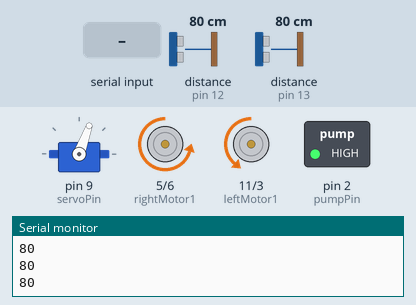
The sketch below on a simulated Arduino Uno, built with avr-gcc and run on an emulated ATmega328P. Parts: servo, motor-driver pin pairs drawn as motors (green arrow = first pin HIGH = forward, orange = second pin HIGH = backward, longer = more drive), switched loads named in the sketch (green lamp = pin HIGH), the last lines printed to the serial monitor. Wiring (inferred from the names in the program): 2 × ultrasonic range finder: trigger pin 12, echo pin 12 / trigger pin 13, echo pin 13. Inputs (shaded band) come from the test bench; at power-on: distance to the obstacle (sensors on pin 12, pin 13) 80 cm. The echo pulse lasts 58.3 µs per cm.

Above: at 1.2 s.
1.3 s: distance to the obstacle (sensor on pin 12) set to 54 cm
2.8 s: distance to the obstacle (sensor on pin 12) set to 45 cm
At 4.0 s:
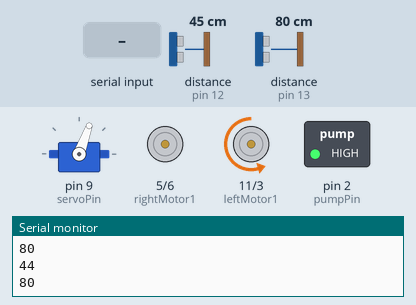
4.3 s: distance to the obstacle (sensor on pin 12) set to 60 cm
At 5.5 s:
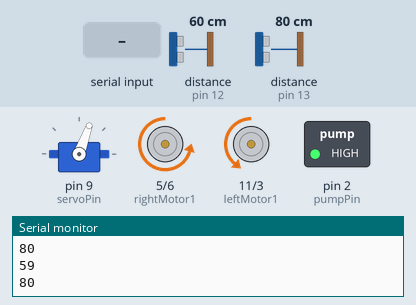
5.8 s: distance to the obstacle (sensor on pin 13) set to 2 cm
At 6.6 s:
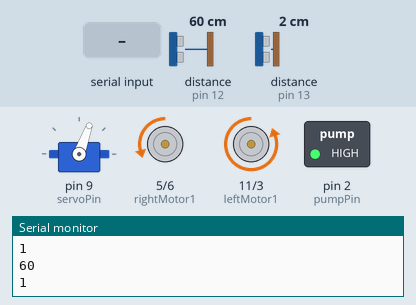
7.3 s: distance to the obstacle (sensor on pin 13) set to 9 cm
At 8.1 s:
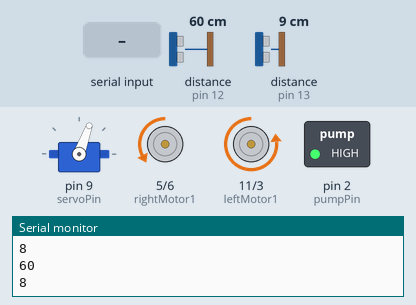
8.8 s: "90,45\n" received over Serial
At 9.6 s:
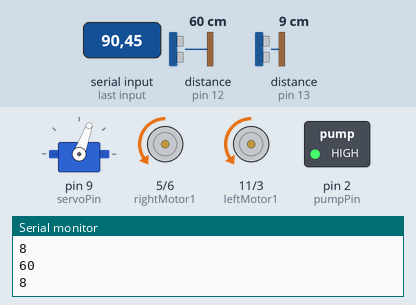
Timing chart, 0 to 11.8 s (numbered marks = the images above; inputs shaded):
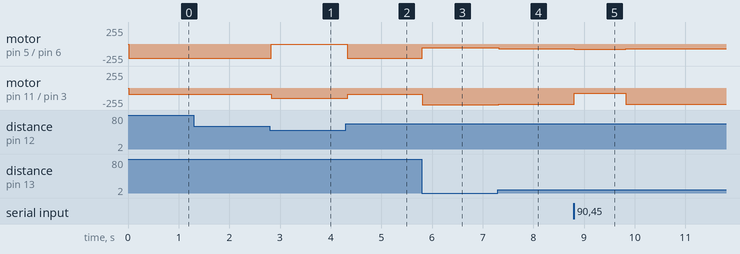

The sketch:

roomba.ino
```cpp
#include <Servo.h>

Servo myServo; //servo thingy
const int servoPin = 9;
const int leftPingPin = 12;
const int rightPingPin = 13;
const int rightMotor1 = 5;
const int rightMotor2 = 6;
const int leftMotor2 = 3;
const int leftMotor1 = 11;
const int pumpPin = 2;


// set some offest

const int angleOffset = 70;

// look at parameters
int wallDist = 50;
int minDist = 50;
int maxSpeed = 156;
float feedBack = 2;


void setup() {
  // put your setup code here, to run once:
  myServo.attach(servoPin);
  myServo.write(angleOffset);

  pinMode(leftMotor1, OUTPUT);
  pinMode(leftMotor2, OUTPUT);
  pinMode(rightMotor1, OUTPUT);
  pinMode(rightMotor2, OUTPUT);


  pinMode(pumpPin, OUTPUT);

  pumpOff();

  Serial.begin(9600);

}

void loop() {

  // put your main code here, to run repeatedly:
  while(Serial.available() != true){ //run as long as we dont have external instruction

    int left = ping(leftPingPin);
    delay(5);
    int right = ping(rightPingPin);


    Serial.println(left);
    Serial.println(right);

    // start with cheking the left condition
    if (left < minDist){
      stopMotor();
      leftMotor(maxSpeed);
    } else {
      //compute a difference between the wanted distance and acutal distance
      int dif = wallDist - right;
      leftMotor(maxSpeed + (dif*feedBack));
      rightMotor(maxSpeed - (dif*feedBack));
    }

  }
  //input detected
  int input = Serial.parseInt();
  if (input = 32){
    leftMotor(maxSpeed/2);
    rightMotor(maxSpeed/2);
  } else if (input = 33){
    stopMotor();
    pumpOn();
    delay(500);
    pumpOff();
  }

}


long microsecondsToCentimeters(long microseconds) {
  // The speed of sound is 340 m/s or 29 microseconds per centimeter.
  // The ping travels out and back, so to find the distance of the object we
  // take half of the distance travelled.
  return microseconds / 29 / 2;
}

int ping(int pingPin){
  long duration, cm;

  // The PING))) is triggered by a HIGH pulse of 2 or more microseconds.
  // Give a short LOW pulse beforehand to ensure a clean HIGH pulse:
  pinMode(pingPin, OUTPUT);
  digitalWrite(pingPin, LOW);
  delayMicroseconds(2);
  digitalWrite(pingPin, HIGH);
  delayMicroseconds(5);
  digitalWrite(pingPin, LOW);

  // The same pin is used to read the signal from the PING))): a HIGH pulse
  // whose duration is the time (in microseconds) from the sending of the ping
  // to the reception of its echo off of an object.
  pinMode(pingPin, INPUT);
  duration = pulseIn(pingPin, HIGH);

  // convert the time into a distance
  cm = microsecondsToCentimeters(duration);
  return cm;
}

void leftMotor(int spd){
  if (spd>=0){
    if (spd>256){
      spd = 256;
    }
    digitalWrite(leftMotor1, LOW);
    analogWrite(leftMotor2, spd);
  } else {
    if (abs(spd)>256){
      spd = 256;
    }
    digitalWrite(leftMotor2, LOW);
    analogWrite(leftMotor1, abs(spd));
  }
}


void rightMotor(int spd){
  if (spd>=0){
    if (spd>256){
      spd = 256;
    }
    digitalWrite(rightMotor1, LOW);
    analogWrite(rightMotor2, spd);
  } else {
    if (abs(spd)>256){
      spd = 256;
    }
    digitalWrite(rightMotor2, LOW);
    analogWrite(rightMotor1, abs(spd));
  }
}

void stopMotor(){
  digitalWrite(leftMotor1, LOW);
  digitalWrite(leftMotor2, LOW);
  digitalWrite(rightMotor1, LOW);
  digitalWrite(rightMotor2, LOW);
}

void pumpOn(){
  digitalWrite(pumpPin, LOW);
}


void pumpOff(){
  digitalWrite(pumpPin, HIGH);
}
```

Measured:
- the behaviour switches between 51 and 50 cm on distance to the obstacle (sensor on pin 12) (found by bisection; images 0 and 1)
- after the input at 2.8 s, motor on pin 5 (rightMotor1) / pin 6 (rightMotor2): backward 216/255 → stopped at once; motor on pin 11 (leftMotor1) / pin 3 (leftMotor2): backward 96/255 → backward 156/255 at once
- after the input at 4.3 s, motor on pin 5 (rightMotor1) / pin 6 (rightMotor2): stopped → backward 216/255 at once; motor on pin 11 (leftMotor1) / pin 3 (leftMotor2): backward 156/255 → backward 96/255 at once
- after the input at 5.8 s, motor on pin 5 (rightMotor1) / pin 6 (rightMotor2): backward 216/255 → backward 58/255 at once; motor on pin 11 (leftMotor1) / pin 3 (leftMotor2): backward 96/255 → backward 254/255 at once
- after the input at 7.3 s, motor on pin 5 (rightMotor1) / pin 6 (rightMotor2): backward 58/255 → backward 72/255 at once; motor on pin 11 (leftMotor1) / pin 3 (leftMotor2): backward 254/255 → backward 240/255 at once
- after the input at 8.8 s, motor on pin 5 (rightMotor1) / pin 6 (rightMotor2): backward 72/255 → backward 78/255 at once, → backward 72/255 1.0 s later; motor on pin 11 (leftMotor1) / pin 3 (leftMotor2): backward 240/255 → backward 78/255 at once, → backward 240/255 1.0 s later
